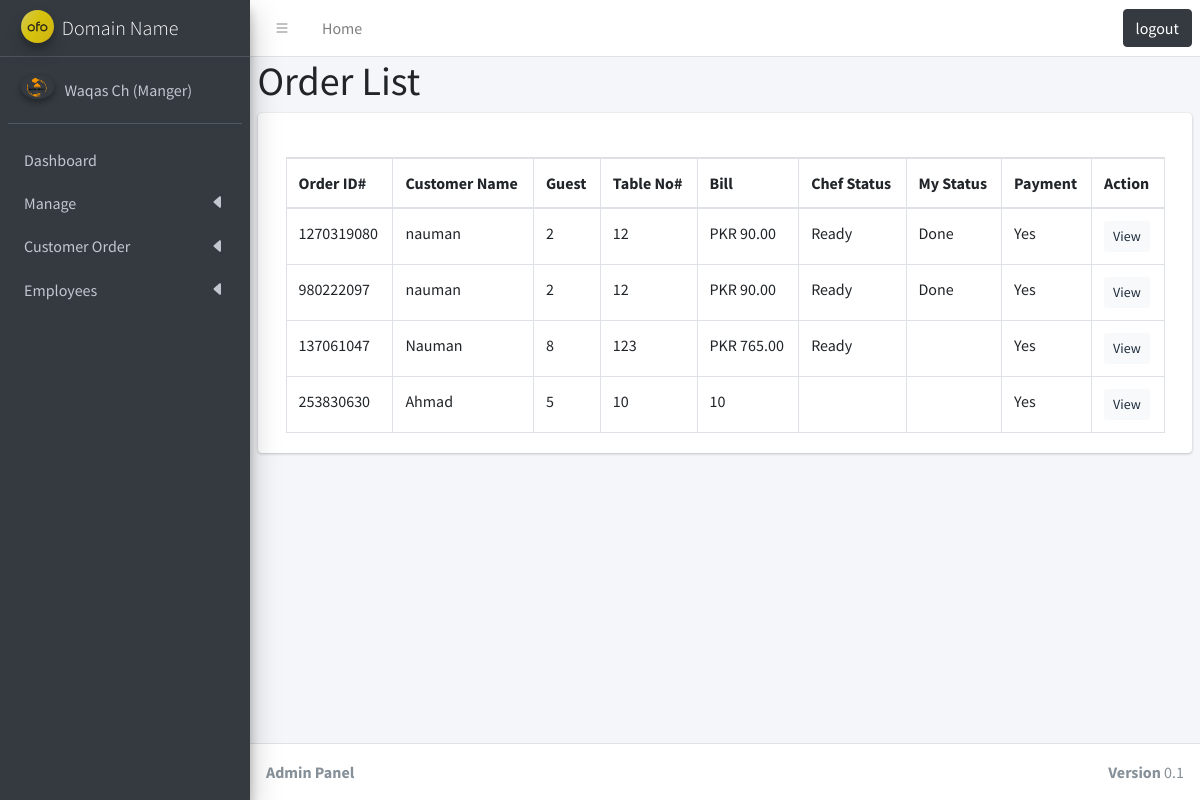
The page /order-list.php (signed in) on the database its author committed.
### tables this page shows
CREATE TABLE `customer_order` (
  `id` bigint(20) NOT NULL,
  `order_id` bigint(20) NOT NULL,
  `booking_id` bigint(20) NOT NULL,
  `name` varchar(50) NOT NULL,
  `guest` bigint(20) NOT NULL,
  `table_no` bigint(20) NOT NULL,
  `time` int(12) NOT NULL,
  `price` varchar(191) NOT NULL,
  `comment` text NOT NULL,
  `waiter_status` varchar(12) NOT NULL,
  `chef_status` varchar(12) NOT NULL,
  `payment` varchar(12) NOT NULL,
  `created_at` bigint(20) NOT NULL DEFAULT current_timestamp()
);

### order-list.php (the view, shortened to what this page needs)
<?php
include('includes/header.php');
include('includes/topbar.php');
include('includes/sidebar.php');
include('config/dbcon.php');
?>
<div class="content-wrapper">
  <div class="container-fluid">
    <div class="row mb-2">
      <div class="col-sm-6">
        <h1 class="m-0">Order List</h1>
      </div>
    </div>
  </div>
  <section class="content">
    <div class="container">
      <div class="row">
        <div class="card col-md-12">
          <div class="card-body">
              <div class="card-header">
              </div>
              <table id="example1" class="table table-bordered table-hover">
                <thead>
                  <tr>
                    <th>Order ID#</th>
                    <th>Customer Name</th>
                    <th>Guest</th>
                    <th>Table No#</th>
                    <th>Bill</th>
                    <th>Chef Status</th>
                    <th>My Status</th>
                    <th>Payment</th>
                    <th>Action</th>
                  </tr>
                </thead>
                  <tbody>
                    <?php
                    $query_id = "SELECT * FROM confirm_order";
                    $query_id_run = mysqli_query($con, $query_id);
                    if (mysqli_num_rows($query_id_run) > 0) {
                      while ($arow = mysqli_fetch_assoc($query_id_run)) {
                        $order_id = $arow['confirm_order_id'];
                        $query = "SELECT * FROM customer_order WHERE order_id = '$order_id'";
                        $query_run = mysqli_query($con, $query);
                        if (mysqli_num_rows($query_run) > 0) {
                          foreach ($query_run as $row) {
                    ?>
                            <tr>
                              <td><?php echo $row['order_id']; ?></td>
                              <td><?php echo $row['name']; ?></td>
                              <td><?php echo $row['guest']; ?></td>
                              <td><?php echo $row['table_no']; ?></td>
                              <td><?php echo $row['price']; ?></td>
                              <td><?php echo $row['chef_status']; ?></td>
                              <td><?php echo $row['waiter_status']; ?></td>
                              <td><?php echo $row['payment']; ?></td>
                              <td>
                                <a href="list-view-order.php?order_id=<?= $row['order_id']; ?>" class="btn btn-light btn-sm">View</a>
                              </td>
                            </tr>
                      <?php
                          }
                        }
                      }
                    } else {
                      ?>
                      <tr>
                        <td colspan="5">No Order</td>
                      </tr>
                    <?php
                    }
                    ?>
                  </tbody>
              </table>
          </div>
        </div>
      </div>
    </div>
  </section>
</div>
<?php
include('includes/footer.php');
?>

### rows shown on the page
customer_order: order "1270319080", name "nauman", guest "2", table_no "12", price "PKR 90.00", chef_status "Ready", waiter_status "Done", payment "Yes"
customer_order: order "980222097", name "nauman", guest "2", table_no "12", price "PKR 90.00", chef_status "Ready", waiter_status "Done", payment "Yes"
customer_order: order "137061047", name "Nauman", guest "8", table_no "123", price "PKR 765.00", chef_status "Ready", payment "Yes"
customer_order: order "253830630", name "Ahmad", guest "5", table_no "10", price "10", payment "Yes"

### other values the page prints
$_SESSION['auth_er']['name'] "Waqas Ch"
